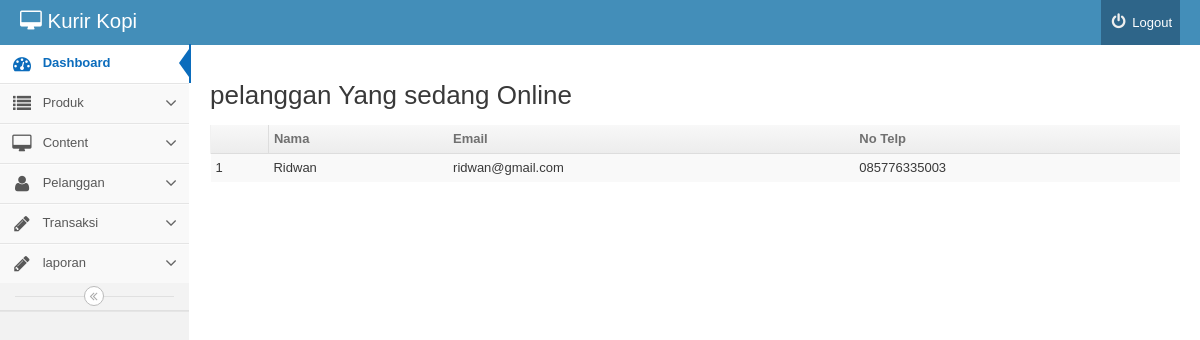
The app's page /backend/index.php?mod=pelanggan&pg=pelanggan_online (signed in) with its own data.
### tables this page shows
CREATE TABLE IF NOT EXISTS `pelanggan` (
  `idpelanggan` int(11) NOT NULL,
  `nama` varchar(25) NOT NULL,
  `kelamin` set('L','P') NOT NULL,
  `email` varchar(100) NOT NULL,
  `alamat` varchar(200) NOT NULL,
  `kodepos` int(11) NOT NULL,
  `kota` varchar(25) NOT NULL,
  `telp` varchar(200) NOT NULL,
  `tanggal_daftar` date DEFAULT NULL,
  `password` varchar(32) NOT NULL,
  `status` int(11) NOT NULL
);

### backend/pelanggan/pelanggan_online.php (the view, shortened to what this page needs)
<div>
	<h2 id="headings">  pelanggan Yang sedang Online</h2>
	<table  class="table table-striped table-condensed">
		<thead>
			<th><td><b>Nama </b></td><td><b>Email</b></td><td><b>No Telp</b></td></th>
		</thead>
		<tbody>
<?php
$batas='10';
$halaman=$_GET['halaman'];
$posisi=null;
if(empty($halaman)){
$posisi=0;
}else{
$posisi=($halaman-1)* $batas;
}
$query="SELECT pelanggan.*
 from pelanggan where status='1'
 limit $posisi,$batas ";
$result=mysql_query($query) or die(mysql_error());
$no=1;
while($rows=mysql_fetch_object($result)){
			?>
			<tr>
				<td><?php echo $posisi+$no
				?></td>
				<td><?php		echo $rows -> nama;?></td>
			<td><?php		echo $rows ->email;?></td>
			<td><?php		echo $rows->telp;?></td>
			</tr>
			<?php	$no++;
	}?>
		</tbody>
	</table>
</div>

### records on screen
pelanggan: no "1", nama "Ridwan", email "ridwan@gmail.com", telp "085776335003"
